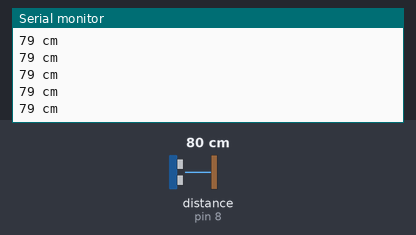
A sketch run on a simulated Arduino Uno, built with avr-gcc and run on an emulated ATmega328P. Shown: the last lines printed to the serial monitor. Wiring (inferred from the names in the program): ultrasonic range finder: trigger pin 9; echo pin 8. Inputs (shaded band) come from the test bench; at power-on: distance to the obstacle (sensor on pin 8) 80 cm. The echo pulse lasts 58.3 µs per cm.

Above: at 4.2 s.
4.3 s: distance to the obstacle (sensor on pin 8) set to 195 cm
At 4.44 s:
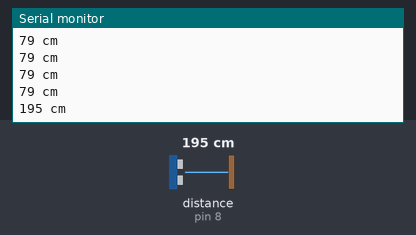
5.8 s: distance to the obstacle (sensor on pin 8) set to 202 cm
At 6.01 s:
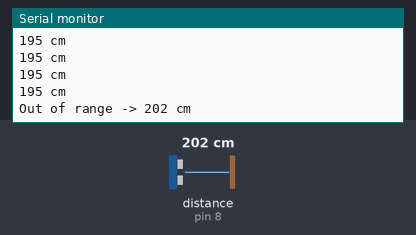

The sketch:

HC_SR04.ino
```cpp
/*
 HC-SR04 Ping distance sensor]
 VCC to arduino 5v GND to arduino GND
 Echo to Arduino pin 13 Trig to Arduino pin 12
 More info at: http://goo.gl/kJ8Gl
 */

#define trigPin 9
#define echoPin 8

void setup() {
  Serial.begin (9600);
  pinMode(trigPin, OUTPUT);
  pinMode(echoPin, INPUT);
}

void loop() {
  long duration, distance;
  digitalWrite(trigPin, LOW);  // Added this line
  delayMicroseconds(2); // Added this line

  digitalWrite(trigPin, HIGH);
//  delayMicroseconds(1000); - Removed this line
  delayMicroseconds(10); // Added this line
  digitalWrite(trigPin, LOW);
  duration = pulseIn(echoPin, HIGH);
  distance = (duration/2) / 29.1;
  if (distance >= 200 || distance <= 0){
    Serial.print("Out of range -> ");
    Serial.print(distance);
    Serial.println(" cm");
  }
  else {
    Serial.print(distance);
    Serial.println(" cm");
  }
  delay(100);
}
```

Measured:
- the behaviour switches between 199 and 200 cm on distance to the obstacle (sensor on pin 8) (found by bisection; images 1 and 2)
- after the input at 4.3 s, the serial monitor: prints a new line at once (image 1)
- after the input at 5.8 s, the serial monitor: prints a new line after 0.10 s (image 2)
